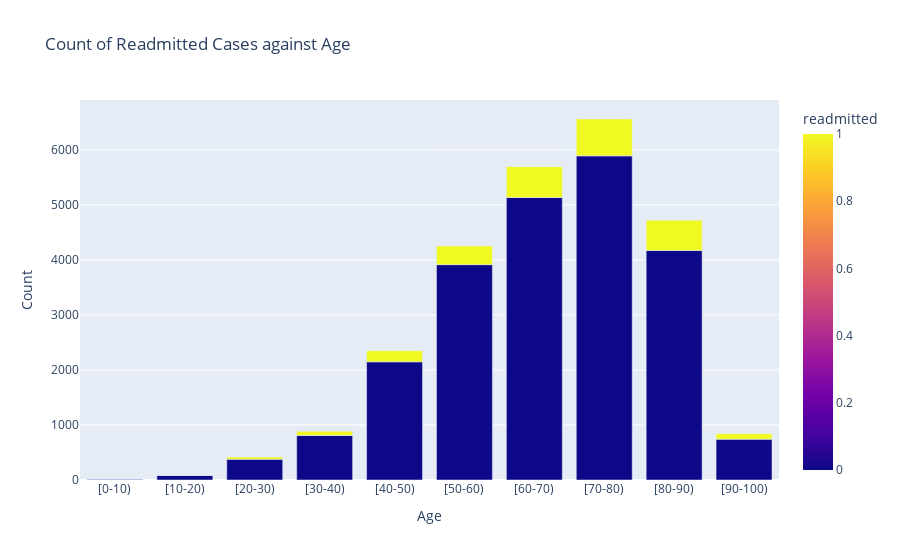

Here is the notebook cell this chart was saved with:
### Markdown cell above
#### Plot the count of number of readmitted cases against age.

### Code cell
# Group the data by age and readmitted status and count the occurrences
grouped_df = df.groupby(['age', 'readmitted']).size().reset_index(name='count')

# Create an interactive bar plot using Plotly Express
fig = px.bar(grouped_df, x='age', y='count', color='readmitted',
             title='Count of Readmitted Cases against Age',
             labels={'count': 'Count', 'age': 'Age'},
             color_discrete_map={'NO': 'lightblue', '>30': 'lightgreen', '<30': 'lightcoral'})

fig.update_layout(xaxis_title='Age', yaxis_title='Count')
fig.show()

### Figure 1 — Plotly figure (JSON) as saved in the notebook; plotly's stock layout.template omitted (floating-point values rounded to 4 significant figures)
{"data": [{"alignmentgroup": "True", "hovertemplate": "Age=%{x}<br>Count=%{y}<br>readmitted=%{marker.color}<extra></extra>", "legendgroup": "", "marker": {"color": [0, 0, 1, 0, 1, 0, 1, 0, 1, 0, 1, 0, 1, 0, 1, 0, 1, 0, 1], "coloraxis": "coloraxis", "pattern": {"shape": ""}}, "name": "", "offsetgroup": "", "orientation": "v", "showlegend": false, "textposition": "auto", "type": "bar", "x": ["[0-10)", "[10-20)", "[10-20)", "[20-30)", "[20-30)", "[30-40)", "[30-40)", "[40-50)", "[40-50)", "[50-60)", "[50-60)", "[60-70)", "[60-70)", "[70-80)", "[70-80)", "[80-90)", "[80-90)", "[90-100)", "[90-100)"], "xaxis": "x", "y": [7, 82, 1, 377, 41, 809, 78, 2148, 201, 3914, 339, 5135, 560, 5891, 670, 4173, 550, 742, 99], "yaxis": "y"}], "layout": {"barmode": "relative", "coloraxis": {"colorbar": {"title": {"text": "readmitted"}}, "colorscale": [[0, "#0d0887"], [0.1111, "#46039f"], [0.2222, "#7201a8"], [0.3333, "#9c179e"], [0.4444, "#bd3786"], [0.5556, "#d8576b"], [0.6667, "#ed7953"], [0.7778, "#fb9f3a"], [0.8889, "#fdca26"], [1, "#f0f921"]]}, "legend": {"tracegroupgap": 0}, "title": {"text": "Count of Readmitted Cases against Age"}, "xaxis": {"anchor": "y", "domain": [0, 1], "title": {"text": "Age"}}, "yaxis": {"anchor": "x", "domain": [0, 1], "title": {"text": "Count"}}}}
